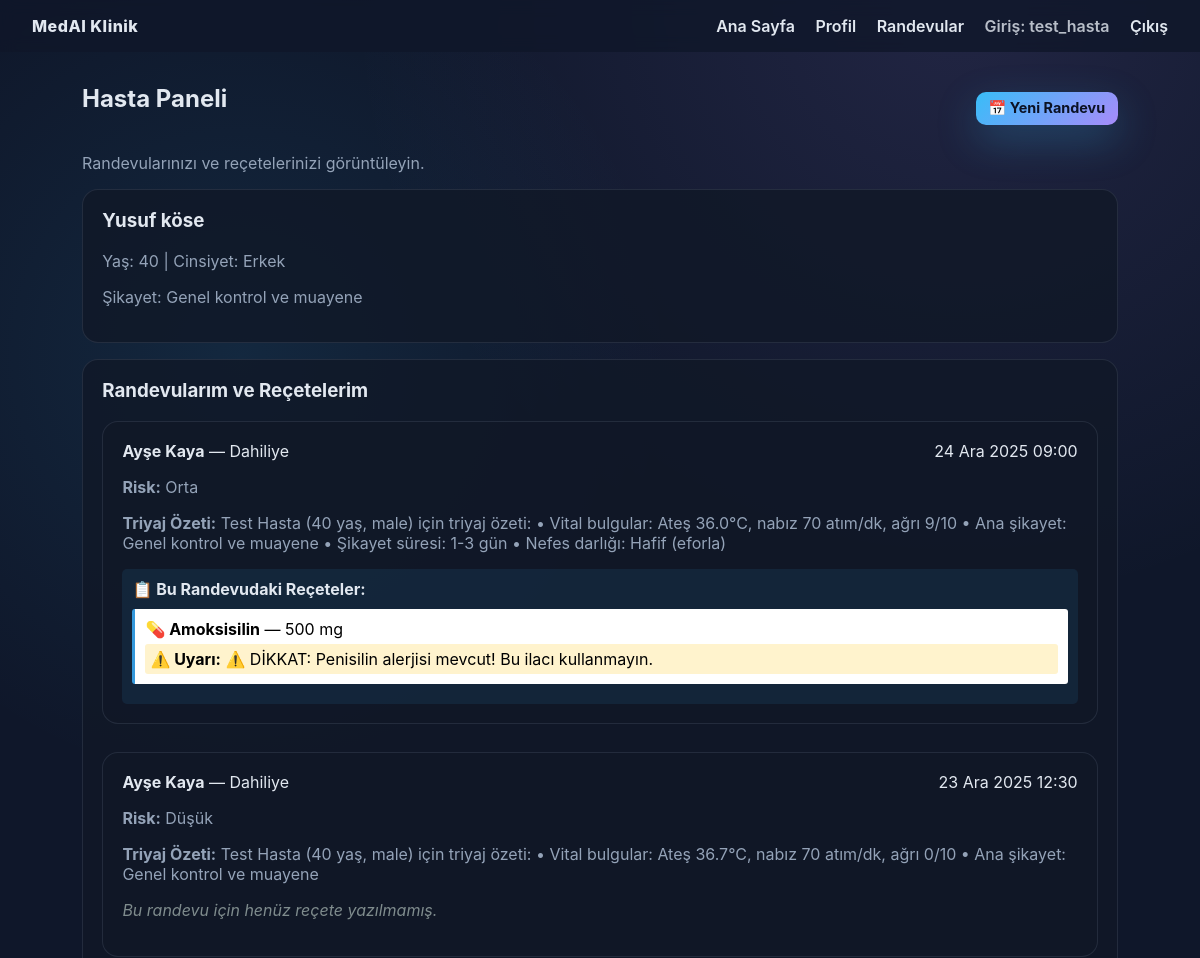
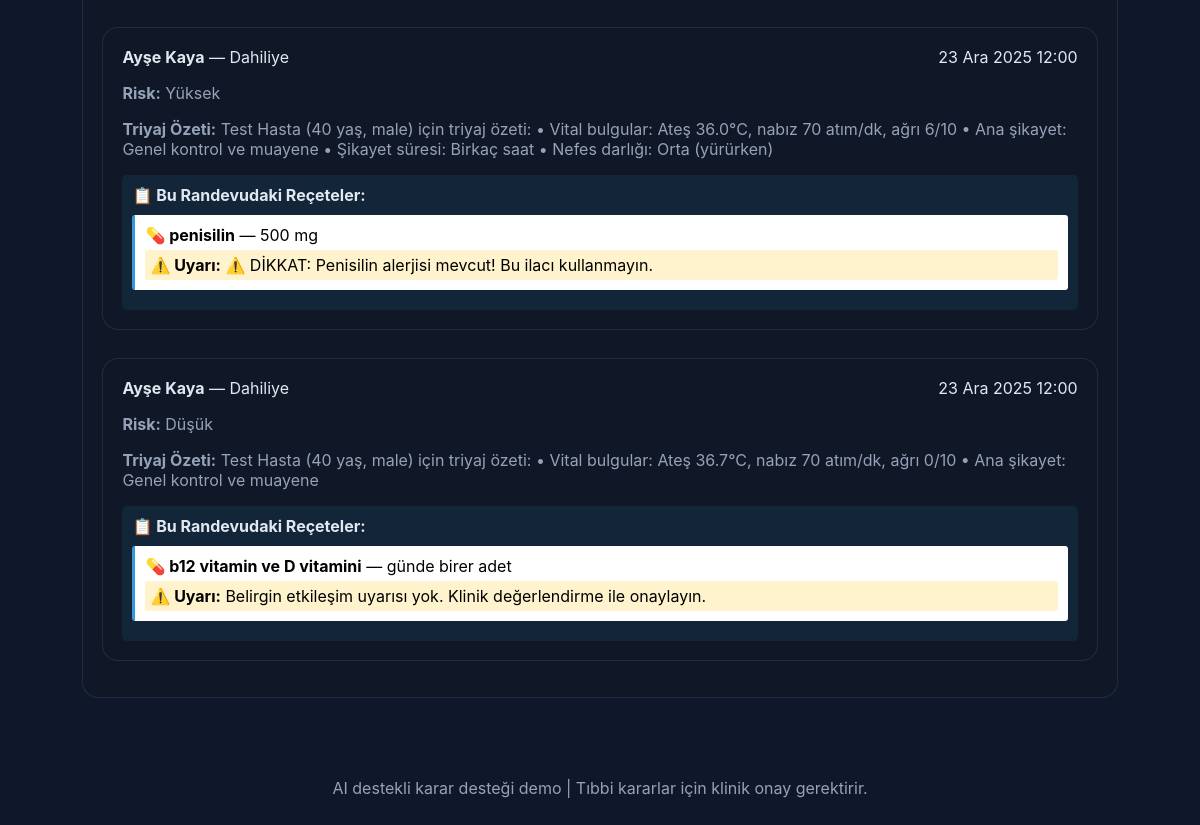
Screenshot of /patient/dashboard/ (signed in) with the database file from the repository (2 pictures, top to bottom).
### clinic/models.py (models this page shows, shortened)
class Patient(models.Model):
    GENDER_CHOICES = [
        ("female", "Kadın"),
        ("male", "Erkek"),
        ("other", "Diğer"),
    ]
    user = models.OneToOneField(User, on_delete=models.SET_NULL, null=True, blank=True, related_name="patient_profile")
    full_name = models.CharField(max_length=255)
    age = models.PositiveIntegerField()
    gender = models.CharField(max_length=16, choices=GENDER_CHOICES)
    weight_kg = models.DecimalField(max_digits=5, decimal_places=2)
    height_cm = models.DecimalField(max_digits=5, decimal_places=2)
    primary_complaint = models.TextField()
    allergies = models.TextField(blank=True)
    created_at = models.DateTimeField(auto_now_add=True)

class Appointment(models.Model):
    STATUS_CHOICES = [
        ("scheduled", "Planlandı"),
        ("in_progress", "Muayene"),
        ("completed", "Tamamlandı"),
    ]
    patient = models.ForeignKey(Patient, on_delete=models.CASCADE, related_name="appointments")
    doctor = models.ForeignKey(Doctor, on_delete=models.CASCADE, related_name="appointments")
    scheduled_for = models.DateTimeField()
    status = models.CharField(max_length=32, choices=STATUS_CHOICES, default="scheduled")
    triage_data = models.JSONField(default=dict)
    ai_summary = models.TextField(blank=True)
    ai_suggestions = models.JSONField(default=list)
    risk_level = models.CharField(max_length=32, default="Düşük")
    created_at = models.DateTimeField(auto_now_add=True)

class Doctor(models.Model):
    user = models.OneToOneField(User, on_delete=models.CASCADE, related_name="doctor_profile", null=True, blank=True)
    full_name = models.CharField(max_length=255)
    specialty = models.CharField(max_length=255)
    email = models.EmailField(blank=True)
    work_start_time = models.TimeField(default="09:00", help_text="Çalışma başlangıç saati")
    work_end_time = models.TimeField(default="17:00", help_text="Çalışma bitiş saati")
    slot_duration_minutes = models.IntegerField(default=30, help_text="Randevu süresi (dakika)")
    working_days = models.JSONField(default=dict, blank=True, help_text="Çalışılan günler")

class Prescription(models.Model):
    appointment = models.ForeignKey(Appointment, on_delete=models.CASCADE, related_name="prescriptions")
    doctor = models.ForeignKey(Doctor, on_delete=models.CASCADE, related_name="prescriptions")
    medication_name = models.CharField(max_length=255)
    dosage = models.CharField(max_length=255)
    instructions = models.TextField(blank=True)
    ai_interaction_alerts = models.TextField(blank=True)
    created_at = models.DateTimeField(auto_now_add=True)

### clinic/views.py (the view)
# urls.py: path("patient/dashboard/", views.patient_dashboard, name="patient_dashboard"),
@login_required
def patient_dashboard(request):
    patient = Patient.objects.filter(user=request.user).first()
    appointments = []
    prescriptions = []
    if patient:
        appointments = patient.appointments.select_related("doctor").order_by("-scheduled_for")
        prescriptions = (
            patient.appointments.prefetch_related("prescriptions")
            .order_by("-scheduled_for")
        )
    return render(
        request,
        "patient_dashboard.html",
        {
            "patient": patient,
            "appointments": appointments,
            "prescriptions": prescriptions,
        },
    )

### clinic/context_processors.py (called while the page is built)
def language_processor(request):
    return {
        'language': request.session.get('language', 'tr')
    }

### templates/patient_dashboard.html (shortened to what this page needs)
{% extends "base.html" %}
{% block content %}
<div style="display: flex; justify-content: space-between; align-items: center; margin-bottom: 20px;">
    <h2>{% if language == 'en' %}Patient Panel{% else %}Hasta Paneli{% endif %}</h2>
    <div>
        <a href="{% url 'patient_intake' %}" class="btn small">📅 {% if language == 'en' %}New Appointment{% else %}Yeni Randevu{% endif %}</a>
    </div>
</div>
<p>{% if language == 'en' %}View your appointments and prescriptions.{% else %}Randevularınızı ve reçetelerinizi görüntüleyin.{% endif %}</p>
{% if patient %}
    <div class="card">
        <h3>{{ patient.full_name }}</h3>
        <p>
            {% if language == 'en' %}Age{% else %}Yaş{% endif %}: {{ patient.age }} |
            {% if language == 'en' %}Gender{% else %}Cinsiyet{% endif %}:
            {% if language == 'en' %}
                {% if patient.gender == 'male' %}Male{% elif patient.gender == 'female' %}Female{% else %}Other{% endif %}
            {% else %}
                {{ patient.get_gender_display }}
            {% endif %}
        </p>
        <p>{% if language == 'en' %}Complaint{% else %}Şikayet{% endif %}: {{ patient.primary_complaint }}</p>
    </div>
{% else %}
    <p>{% if language == 'en' %}Profile not found. You can create a profile when <a href="{% url 'patient_intake' %}">booking an appointment</a>.{% else %}Profil bulunamadı. <a href="{% url 'patient_intake' %}">Randevu alırken</a> profil oluşturabilirsiniz.{% endif %}</p>
{% endif %}
<div class="card">
    <h3>{% if language == 'en' %}My Appointments and Prescriptions{% else %}Randevularım ve Reçetelerim{% endif %}</h3>
    <div class="list">
        {% for appt in appointments %}
            <div class="card">
                <div class="card-header">
                    <div><strong>{{ appt.doctor.full_name }}</strong> —
                        {% if language == 'en' %}
                            {% if appt.doctor.specialty == 'Dahiliye' %}Internal Medicine
                            {% elif appt.doctor.specialty == 'Kardiyoloji' %}Cardiology
                            {% elif appt.doctor.specialty == 'Acil Tıp' %}Emergency Medicine
                            {% elif appt.doctor.specialty == 'Pediatri' %}Pediatrics
                            {% elif appt.doctor.specialty == 'Ortopedi' %}Orthopedics
                            {% elif appt.doctor.specialty == 'Göz Hastalıkları' %}Ophthalmology
                            {% else %}{{ appt.doctor.specialty }}{% endif %}
                        {% else %}
                            {{ appt.doctor.specialty }}
                        {% endif %}
                    </div>
                    <span>{{ appt.scheduled_for|date:"d M Y H:i" }}</span>
                </div>
                <p><strong>{% if language == 'en' %}Risk{% else %}Risk{% endif %}:</strong>
                    {% if language == 'en' %}
                        {% if appt.risk_level == 'Düşük' %}Low
                        {% elif appt.risk_level == 'Orta' %}Medium
                        {% elif appt.risk_level == 'Yüksek' %}High
                        {% else %}{{ appt.risk_level }}{% endif %}
                    {% else %}
                        {{ appt.risk_level }}
                    {% endif %}
                </p>
                <p><strong>{% if language == 'en' %}Triage Summary{% else %}Triyaj Özeti{% endif %}:</strong> {{ appt.ai_summary|default:"{% if language == 'en' %}No summary{% else %}Özet yok{% endif %}" }}</p>
                {% if appt.prescriptions.all %}
                    <div style="margin-top: 15px; padding: 10px; background: rgba(52, 152, 219, 0.1); border-radius: 5px;">
                        <strong>📋 {% if language == 'en' %}Prescriptions for This Appointment{% else %}Bu Randevudaki Reçeteler{% endif %}:</strong>
                        <div style="margin-top: 10px;">
                            {% for rx in appt.prescriptions.all %}
                                <div style="margin: 10px 0; padding: 10px; background: white; border-left: 3px solid #3498db; border-radius: 3px; color: #000;">
                                    <div style="color: #000;"><strong>💊 {{ rx.medication_name }}</strong> — {{ rx.dosage }}</div>
                                    {% if rx.ai_interaction_alerts %}
                                        <div style="margin-top: 5px; padding: 5px; background: #fff3cd; border-radius: 3px; color: #000;">
                                            <strong>⚠️ {% if language == 'en' %}Warning{% else %}Uyarı{% endif %}:</strong> {{ rx.ai_interaction_alerts }}
                                        </div>
                                    {% endif %}
                                </div>
                            {% endfor %}
                        </div>
                    </div>
                {% else %}
                    <p style="margin-top: 10px; color: #7f8c8d;"><em>{% if language == 'en' %}No prescription written for this appointment yet.{% else %}Bu randevu için henüz reçete yazılmamış.{% endif %}</em></p>
                {% endif %}
            </div>
        {% empty %}
            <p>{% if language == 'en' %}No appointments{% else %}Randevu yok{% endif %}.</p>
        {% endfor %}
    </div>
</div>
{% endblock %}

### templates/base.html (shortened to what this page needs)
{% load static %}
<!DOCTYPE html>
<html lang="tr">
<head>
    <link rel="stylesheet" href="{% static 'style.css' %}">
</head>
<body>
<header class="topbar">
    <div class="brand">MedAI {% if language == 'en' %}Clinic{% else %}Klinik{% endif %}</div>
    <nav>
        <a href="{% url 'home' %}">{% if language == 'en' %}Home{% else %}Ana Sayfa{% endif %}</a>
        {% if user.is_authenticated %}
            {% if user.doctor_profile %}
                <a href="{% url 'doctor_profile' %}">{% if language == 'en' %}Profile{% else %}Profil{% endif %}</a>
                <a href="{% url 'doctor_list' %}">{% if language == 'en' %}Appointments{% else %}Randevular{% endif %}</a>
            {% elif user.patient_profile %}
                <a href="{% url 'patient_profile' %}">{% if language == 'en' %}Profile{% else %}Profil{% endif %}</a>
                <a href="{% url 'patient_dashboard' %}">{% if language == 'en' %}Appointments{% else %}Randevular{% endif %}</a>
            {% else %}
                <a href="{% url 'patient_dashboard' %}">{% if language == 'en' %}Patient{% else %}Hasta{% endif %}</a>
                <a href="{% url 'doctor_list' %}">{% if language == 'en' %}Doctor{% else %}Doktor{% endif %}</a>
            {% endif %}
            <span class="user-pill">{% if language == 'en' %}Logged in{% else %}Giriş{% endif %}: {{ user.username }}</span>
            <a href="{% url 'logout' %}">{% if language == 'en' %}Logout{% else %}Çıkış{% endif %}</a>
        {% else %}
            <a href="{% url 'patient_login' %}">{% if language == 'en' %}Patient Login{% else %}Hasta Girişi{% endif %}</a>
            <a href="{% url 'login' %}">{% if language == 'en' %}Doctor Login{% else %}Doktor Girişi{% endif %}</a>
        {% endif %}
    </nav>
</header>
<main class="container">
    {% block content %}{% endblock %}
</main>
<footer class="footer">
    {% if language == 'en' %}
    AI-powered clinical decision support demo | Clinical approval required for medical decisions.
    {% else %}
    AI destekli karar desteği demo | Tıbbi kararlar için klinik onay gerektirir.
    {% endif %}
</footer>
</body>
</html>

### static/style.css (style rules this page uses)
:root { --bg: #0f172a; --card: #111827; --muted: #94a3b8; --primary: #38bdf8; --accent: #a78bfa; --text: #e2e8f0; --danger: #f87171; --warning: #facc15; --success: #34d399; font-family: "Inter", -apple-system, BlinkMacSystemFont, "Segoe UI", sans-serif; }
* { box-sizing: border-box; }
body { margin: 0; background: radial-gradient(circle at 20% 20%, rgba(56,189,248,0.1), transparent 25%), radial-gradient(circle at 80% 0%, rgba(167,139,250,0.12), transparent 30%), var(--bg); color: var(--text); }
.topbar { display: flex; justify-content: space-between; align-items: center; padding: 1rem 2rem; background: rgba(15,23,42,0.8); position: sticky; top: 0; backdrop-filter: blur(8px); }
.brand { font-weight: 800; letter-spacing: 0.5px; }
.topbar a, .topbar span.user-pill { color: var(--text); margin-left: 1rem; text-decoration: none; font-weight: 600; }
.user-pill { opacity: 0.8; }
.container { max-width: 1100px; margin: 0 auto; padding: 2rem; }
.btn { background: linear-gradient(135deg, var(--primary), var(--accent)); color: #0b1224; border: none; padding: 0.65rem 1rem; border-radius: 10px; font-weight: 700; cursor: pointer; text-decoration: none; display: inline-block; box-shadow: 0 15px 40px rgba(56,189,248,0.25); }
.btn.small { padding: 0.45rem 0.8rem; font-size: 0.9rem; }
h1, h2, h3 { margin-top: 0; }
p { color: var(--muted); }
.card, form.card { background: rgba(17,24,39,0.8); padding: 1.2rem; border-radius: 16px; border: 1px solid rgba(148,163,184,0.15); margin-bottom: 1rem; }
.card-header { display: flex; justify-content: space-between; align-items: center; }
.list { display: grid; gap: 0.75rem; }
.footer { text-align: center; padding: 2rem; color: var(--muted); }

### rows the page displays
Patient: full_name "Yusuf köse", age "40", gender "Erkek", primary_complaint "Genel kontrol ve muayene"
Appointment: doctor.full_name "Ayşe Kaya", doctor.specialty "Dahiliye", scheduled_for "24 Ara 2025 09:00", risk_level "Orta", ai_summary "Test Hasta (40 yaş, male) için triyaj özeti: • Vital bulgular: Ateş 36.0°C, nabız 70 atım/dk, ağrı 9/10 • Ana şikayet: Genel kontrol ve muayene • Şikayet süresi: 1-3 gün • Nefes darlığı: Hafif (eforla)", shows "Bu Randevudaki Reçeteler"
Prescription: medication_name "Amoksisilin", dosage "500 mg", ai_interaction_alerts "⚠️ DİKKAT: Penisilin alerjisi mevcut! Bu ilacı kullanmayın."
Appointment: doctor.full_name "Ayşe Kaya", doctor.specialty "Dahiliye", scheduled_for "23 Ara 2025 12:30", risk_level "Düşük", ai_summary "Test Hasta (40 yaş, male) için triyaj özeti: • Vital bulgular: Ateş 36.7°C, nabız 70 atım/dk, ağrı 0/10 • Ana şikayet: Genel kontrol ve muayene", shows "Bu randevu için henüz reçete yazılmamış."
Appointment: doctor.full_name "Ayşe Kaya", doctor.specialty "Dahiliye", scheduled_for "23 Ara 2025 12:00", risk_level "Yüksek", ai_summary "Test Hasta (40 yaş, male) için triyaj özeti: • Vital bulgular: Ateş 36.0°C, nabız 70 atım/dk, ağrı 6/10 • Ana şikayet: Genel kontrol ve muayene • Şikayet süresi: Birkaç saat • Nefes darlığı: Orta (yürürken)", shows "Bu Randevudaki Reçeteler"
Prescription: medication_name "penisilin", dosage "500 mg", ai_interaction_alerts "⚠️ DİKKAT: Penisilin alerjisi mevcut! Bu ilacı kullanmayın."
Appointment: doctor.full_name "Ayşe Kaya", doctor.specialty "Dahiliye", scheduled_for "23 Ara 2025 12:00", risk_level "Düşük", ai_summary "Test Hasta (40 yaş, male) için triyaj özeti: • Vital bulgular: Ateş 36.7°C, nabız 70 atım/dk, ağrı 0/10 • Ana şikayet: Genel kontrol ve muayene", shows "Bu Randevudaki Reçeteler"
Prescription: medication_name "b12 vitamin ve D vitamini", dosage "günde birer adet", ai_interaction_alerts "Belirgin etkileşim uyarısı yok. Klinik değerlendirme ile onaylayın."

### other values shown
{{ user.username }} "test_hasta"
